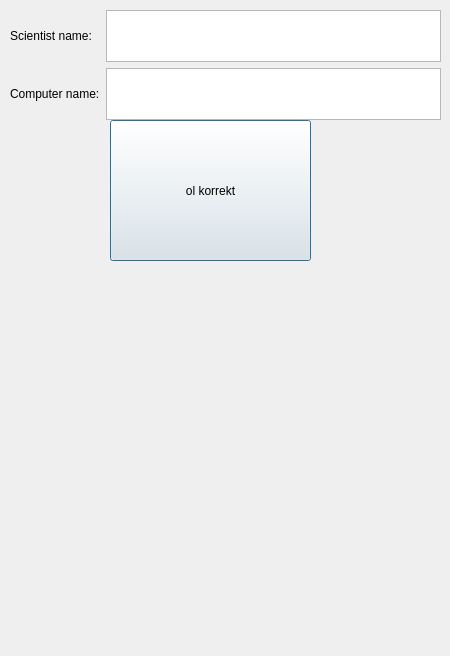
<?xml version="1.0" encoding="UTF-8"?>
<ui version="4.0">
 <class>AddRelation</class>
 <widget class="QDialog" name="AddRelation">
  <property name="geometry">
   <rect>
    <x>0</x>
    <y>0</y>
    <width>450</width>
    <height>656</height>
   </rect>
  </property>
  <property name="windowTitle">
   <string>Dialog</string>
  </property>
  <widget class="QPushButton" name="ok">
   <property name="geometry">
    <rect>
     <x>110</x>
     <y>120</y>
     <width>201</width>
     <height>141</height>
    </rect>
   </property>
   <property name="text">
    <string>ol korrekt</string>
   </property>
  </widget>
  <widget class="QWidget" name="layoutWidget">
   <property name="geometry">
    <rect>
     <x>10</x>
     <y>10</y>
     <width>431</width>
     <height>110</height>
    </rect>
   </property>
   <layout class="QHBoxLayout" name="horizontalLayout">
    <item>
     <layout class="QVBoxLayout" name="verticalLayout_2">
      <item>
       <widget class="QLabel" name="scientist">
        <property name="text">
         <string>Scientist name:</string>
        </property>
       </widget>
      </item>
      <item>
       <widget class="QLabel" name="computer">
        <property name="text">
         <string>Computer name:</string>
        </property>
       </widget>
      </item>
     </layout>
    </item>
    <item>
     <layout class="QVBoxLayout" name="verticalLayout">
      <item>
       <widget class="QTextEdit" name="scientist_input"/>
      </item>
      <item>
       <widget class="QTextEdit" name="computer_input"/>
      </item>
     </layout>
    </item>
   </layout>
  </widget>
 </widget>
 <tabstops>
  <tabstop>scientist_input</tabstop>
  <tabstop>computer_input</tabstop>
  <tabstop>ok</tabstop>
 </tabstops>
 <resources/>
 <connections/>
</ui>
